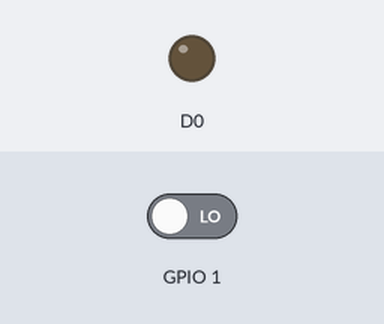
Bench run of a sketch on a simulated ESP8266 (NodeMCU). On the bench: output pins drawn as LEDs (lit = HIGH). The test bench sets the inputs (shaded band); at power-on: GPIO 1 LOW. What the sketch prints to the serial monitor is not drawn.

Above: at 1.2 s.
1.3 s: GPIO 1 driven HIGH
At 1.8 s:
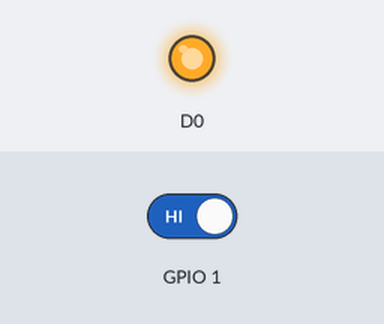
2.8 s: GPIO 1 driven LOW
At 4.2 s:
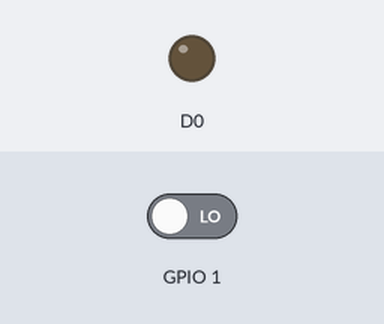
Timing chart, 0 to 5.8 s (numbered marks = the images above; inputs shaded):
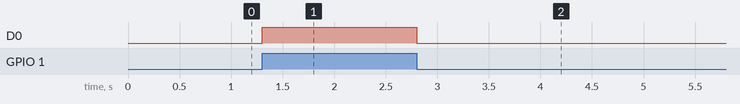

Measured:
- after the input at 1.3 s, D0: LOW → HIGH at once
- after the input at 2.8 s, D0: HIGH → LOW at once

The sketch:

hall_sensor_test.ino
```cpp
void setup() {
  Serial.begin(115200);
  pinMode(D10, INPUT);
  pinMode(D0, OUTPUT);
  Serial.println("start");

}

void loop() {
  digitalWrite(D0, digitalRead(D10));
  //Serial.println(digitalRead(D10));
  //delay(100);
}
```
